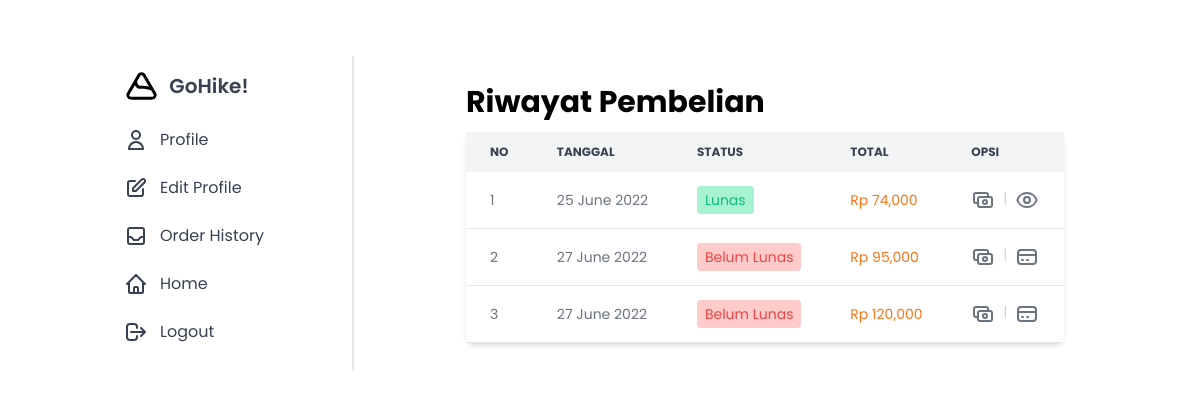
The page /Tailwind/public/data.php?halaman=riwayat (signed in) on the database its author committed.
### tables this page shows
CREATE TABLE `pembelian` (
  `id_pembelian` int(11) NOT NULL,
  `id_user` int(11) NOT NULL,
  `id_bank` int(11) NOT NULL,
  `tanggal_pembelian` date NOT NULL,
  `total_pembelian` int(11) NOT NULL,
  `status_pembelian` varchar(20) NOT NULL
);

### Tailwind/public/riwayat.php (the view, shortened to what this page needs)
<div class="ml-20 hidden md:block" id="history">
    <div class="w-full px-4 py-3">
        <div class="mx-auto">
            <div class="p-4 bg-white items-center">
                <p class="font-bold text-3xl mb-3">Riwayat Pembelian</p>
                <div class="relative shadow-md sm:rounded-lg">
                    <table class="w-full text-sm text-left text-gray-500">
                        <thead class="text-xs text-gray-700 uppercase bg-gray-100">
                            <tr>
                                <th scope="col" class="px-6 py-3">No</th>
                                <th scope="col" class="px-6 py-3">Tanggal</th>
                                <th scope="col" class="px-6 py-3">Status</th>
                                <th scope="col" class="px-6 py-3">Total</th>
                                <th scope="col" class="px-6 py-3">Opsi</th>
                            </tr>
                        </thead>
                        <tbody>
                            <?php
                            $no = 1;
                            $id_user = $_SESSION['users']['id_user'];
                            $ambil = $koneksi->query("SELECT * FROM pembelian WHERE id_user='$id_user'");
                            ?>
                            <?php
                            while ($pecah = $ambil->fetch_assoc()) :
                            ?>
                                <tr class="bg-white border-b">
                                    <td class="px-6 py-4"><?= $no; ?></td>
                                    <td class="px-6 py-4"><?= date("d F Y", strtotime($pecah['tanggal_pembelian'])); ?></td>
                                    <td class="px-6 py-4">
                                        <?php if ($pecah['status_pembelian'] == 'Belum Lunas') : ?>
                                            <span class="bg-red-200 text-red-500 py-1 px-2 rounded">
                                                <?= $pecah['status_pembelian']; ?>
                                            </span>
                                        <?php elseif ($pecah['status_pembelian'] == 'Lunas') : ?>
                                            <span class="bg-emerald-200 text-emerald-500 py-1 px-2 rounded">
                                                <?= $pecah['status_pembelian']; ?>
                                            </span>
                                        <?php else : ?>
                                            <span class="bg-blue-200 text-blue-500 py-1 px-2 rounded">
                                                <?= $pecah['status_pembelian']; ?>
                                            </span>
                                        <?php endif; ?>
                                    </td>
                                    <td class="text-orange-500 px-6 py-4">Rp <?= number_format($pecah['total_pembelian']); ?></td>
                                    <td class="flex px-6 py-4">
                                        <a href="nota.php?id=<?= $pecah['id_pembelian']; ?>" class="hover:text-sky-500" title="Nota">
                                        </a>
                                        <p class="px-2 text-gray-300">|</p>
                                        <?php if ($pecah['status_pembelian'] == 'Lunas') : ?>
                                            <a href="data.php?halaman=viewbayar&id=<?= $pecah['id_pembelian']; ?>" id="btnviewbayar" title="Lihat Pembayaran" class="hover:text-emerald-500">
                                            </a>
                                        <?php else : ?>
                                            <a href="data.php?halaman=bayar&id=<?= $pecah['id_pembelian']; ?>" id="btnbayar" class="hover:text-emerald-500" title="Pembayaran">
                                                <svg xmlns="http://www.w3.org/2000/svg" class="h-6 w-6" fill="none" viewBox="0 0 24 24" stroke="currentColor" stroke-width="2">
                                                    <path stroke-linecap="round" stroke-linejoin="round" d="M3 10h18M7 15h1m4 0h1m-7 4h12a3 3 0 003-3V8a3 3 0 00-3-3H6a3 3 0 00-3 3v8a3 3 0 003 3z" />
                                                </svg>
                                            </a>
                                        <?php endif; ?>
                                    </td>
                                </tr>
                            <?php
                                $no++;
                            endwhile;
                            ?>
                        </tbody>
                    </table>
                </div>
            </div>
        </div>
    </div>
</div>

### rows shown on the page
pembelian: tanggal_pembelian "25 June 2022", status_pembelian "Lunas", total_pembelian "74,000"
pembelian: tanggal_pembelian "27 June 2022", status_pembelian "Belum Lunas", total_pembelian "95,000"
pembelian: tanggal_pembelian "27 June 2022", status_pembelian "Belum Lunas", total_pembelian "120,000"
